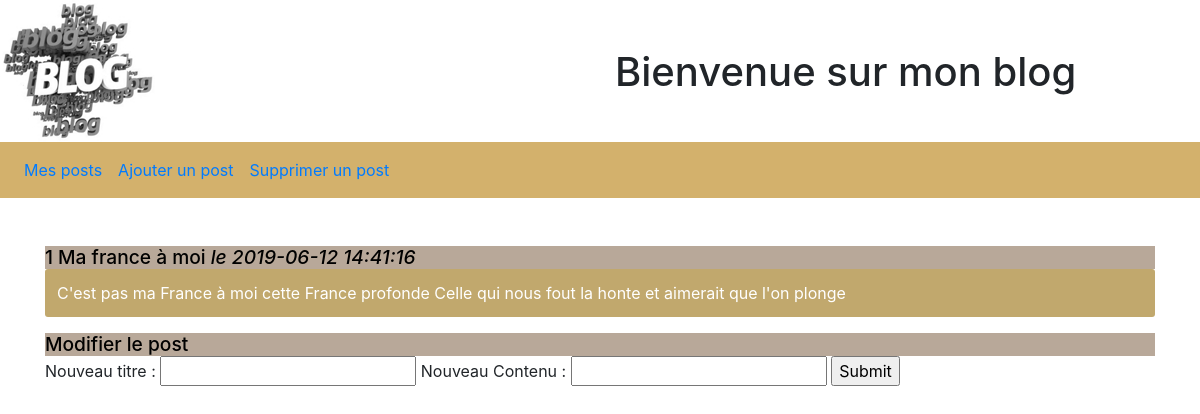
The app's page /index.php?page=modif&billet=1 with its own data.
### tables this page shows
CREATE TABLE `billet` (
  `id` int(100) NOT NULL,
  `titre` varchar(255) NOT NULL,
  `contenu` varchar(255) NOT NULL,
  `date_creation` datetime NOT NULL DEFAULT CURRENT_TIMESTAMP
);

### controllers/modif_controller.php (called while the page is built)
<?php
require('views/includes/header.php');
require('views/includes/footer.php');
require('models/post_model.php');
require('views/modif_view.php');

### models/post_model.php (called while the page is built, shortened)
<?php
function getPost($postid){
  require('connect/connect.php');
  $affichagePost = $bdd->prepare('SELECT * FROM billet WHERE id = ?');
  $affichagePost->execute(array($postid));
  $post = $affichagePost->fetch();
  return $post;
}
$post = getPost($_GET['billet']);

### functions/function.php (called while the page is built, shortened)
<?php
function str_secur($string) {
  return trim(htmlspecialchars($string));
}
 ?>

### views/modif_view.php (the view, shortened to what this page needs)
<div class="container mt-5">
  <h3>
    <?= str_secur($post['id']);?>
    <?= str_secur($post['titre']);?>
    <em>le <?= str_secur($post['date_creation']);?></em>
  </h3>
    <p class="billet">
      <?= str_secur($post['contenu']);?>
    </p>
</div>
<div class="container">
  <h3>Modifier le post</h3>
    <form>
      <label for="titre">Nouveau titre : <input type="text" name="titre"/>
      <label for="contenu">Nouveau Contenu : <input type="text" name="contenu"/>
      <input type="submit" name="submitmod"/>
    </form>
</div>

### assets/css/style.css (style rules this page uses)
h3 { background-color:#b8a899; color:black; font-size:1.2em; margin-bottom:0px; }
.billet { background-color:#c1a86d; margin-top:0px; padding:12px; border-radius: 3px; color: #ffffff; }

### records on screen
billet: id "1", titre "Ma france à moi", date_creation "2019-06-12 14:41:16", contenu "C'est pas ma France à moi cette France profonde Celle qui nous fout la honte et aimerait que l'on plonge"
